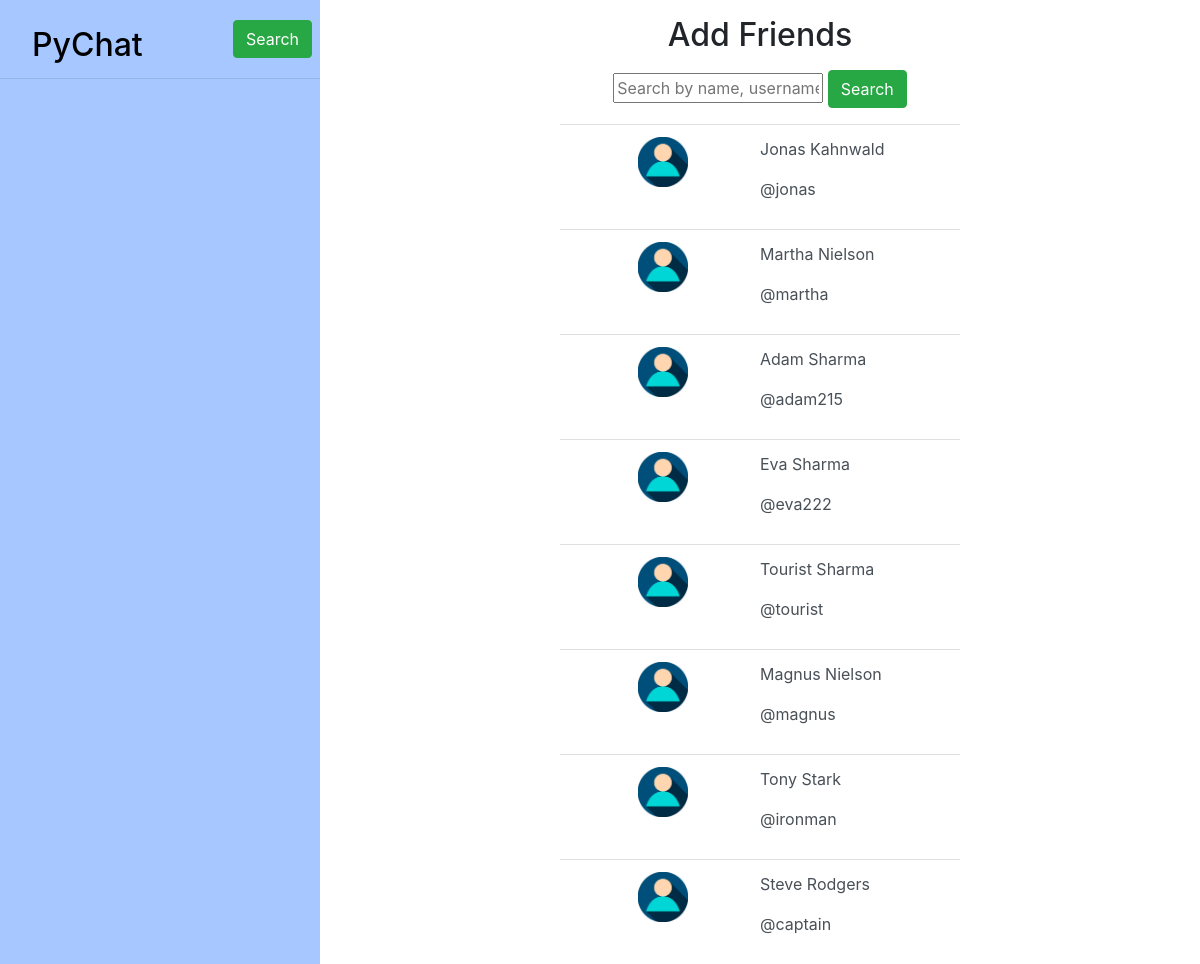
The app's page /search/ (signed in) with its own data.
### chat/models.py (models this page shows, shortened)
class UserProfile(models.Model):
    id = models.AutoField(primary_key=True)
    name = models.CharField(max_length=25)
    email = models.EmailField(unique=True)
    username = models.CharField(max_length=20, unique=True)

### chat/views.py (the view, shortened to what this page needs)
# urls.py: path("search/", views.search, name="search"),
def search(request):
    users = list(UserProfile.objects.all())
    for user in users:
        if user.username == request.user.username:
            users.remove(user)
            break
    try:
        users = users[:10]
    except:
        users = users[:]
    friends = getFriendsList(request.user.id)
    return render(request, "chat/search.html", {'users': users, 'friends': friends})

### chat/views.py (called while the page is built)
def getFriendsList(id):
    user = UserProfile.objects.get(id=id)
    ids = list(user.friends_set.all())
    friends = []
    for id in ids:
        num = str(id)
        fr = UserProfile.objects.get(id=int(num))
        friends.append(fr)
    return friends

### chat/templates/chat/search.html (shortened to what this page needs)
{% extends "chat/Base.html" %}
{% load static %}
{% block content %}
    <center>
        <div class="wrapper" style="width: 400px;">
            <h2 style="margin: 16px 0px">Add Friends</h2>
            <div class="topnav">
                <div class="search-container">
                    <form method="post">
                        <input type="text" placeholder="Search by name, username" name="search" style="width: 210px">
                        <button type="submit" class="btn btn-success">Search</button>
                    </form>
                </div>
            </div>
            <ul class="list-group list-group-flush">
                {% for user in users %}
                    <a href="/addfriend/{{user.username}}" id="user_card">
                        <li class="list-group-item list-group-item-action">
                        <div class="row">
                        <div class="col">
                            <img src="{% static 'images/user_image.jpg' %}" style="width: 50px; height: 50px;">
                        </div>
                        <div class="col">
                            <div class="row"><p>{{user.name}}</p></div>
                            <div class="row"><p>@{{user.username}}</p></div>
                        </div>
                        </div>
                        </li>
                    </a>
                {% endfor %}
            </ul>
        </div>
    </center>
{% endblock %}

### chat/templates/chat/Base.html (shortened to what this page needs)
{% load static %}
<html lang="en">
<head>
    <link rel="stylesheet" href="https://stackpath.bootstrapcdn.com/bootstrap/4.3.1/css/bootstrap.min.css"
>
    <link rel="stylesheet" href="{% static 'css/base_style.css' %}">
</head>
<body>
    <div class="sidenav">
        <div class="row">
            <a href="/"><div class="col"><h2 style="padding-left: 16px; display: block-content;">PyChat</h2></div></a>
        <div class="col"><div class="dropdown">
            <button onclick="myFunction()" class="btn btn-success">Search</button>
        </div>
        </div>
        </div>
        <hr class="mt-0 mb-4">
    </div>
    <div class="main">
        {% block content %}
        {% endblock %}
    </div>
</body>
</html>

### static/css/base_style.css (style rules this page uses)
.sidenav { height: 100%; width: 320px; position: fixed; top: 0; left: 0; z-index: 20; background-color: #a6c7ff; overflow-x: visible; padding-top: 20px; }
.sidenav a { text-decoration: none; padding: 6px 8px 6px 16px; font-size: 24px; display: block; color: #000; }
.main { margin-left: 320px; padding: 0px 10px; }
.dropdown { z-index: 10; float: right; position: relative; display: inline-block; margin-right: 8px; margin-bottom: 8px; }

### records on screen
UserProfile: name "Jonas Kahnwald", username "jonas"
UserProfile: name "Martha Nielson", username "martha"
UserProfile: name "Adam Sharma", username "adam215"
UserProfile: name "Eva Sharma", username "eva222"
UserProfile: name "Tourist Sharma", username "tourist"
UserProfile: name "Magnus Nielson", username "magnus"
UserProfile: name "Tony Stark", username "ironman"
UserProfile: name "Steve Rodgers", username "captain"
